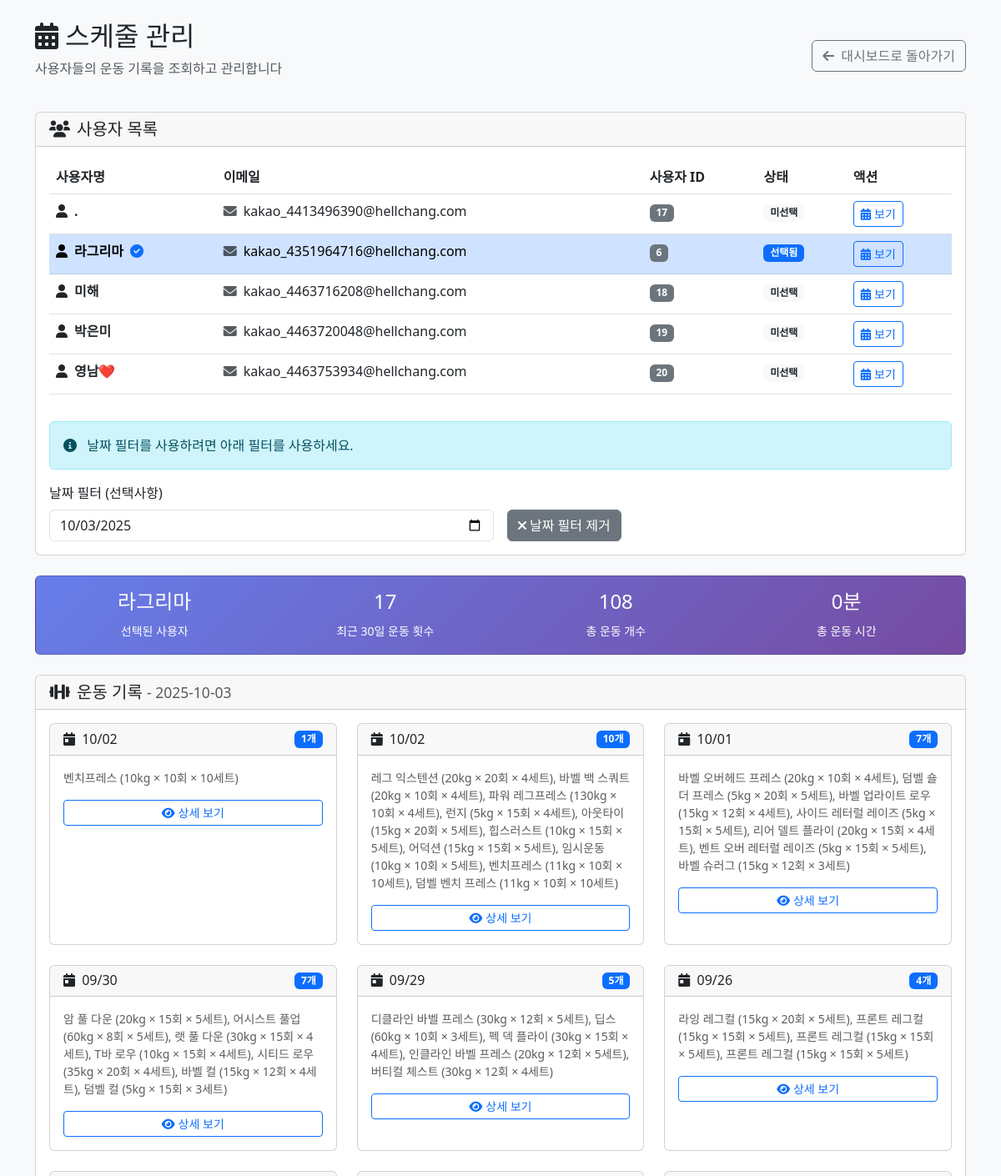
The app's page /admin/schedule_management.php?user_id=6 (signed in, upper part), older data.
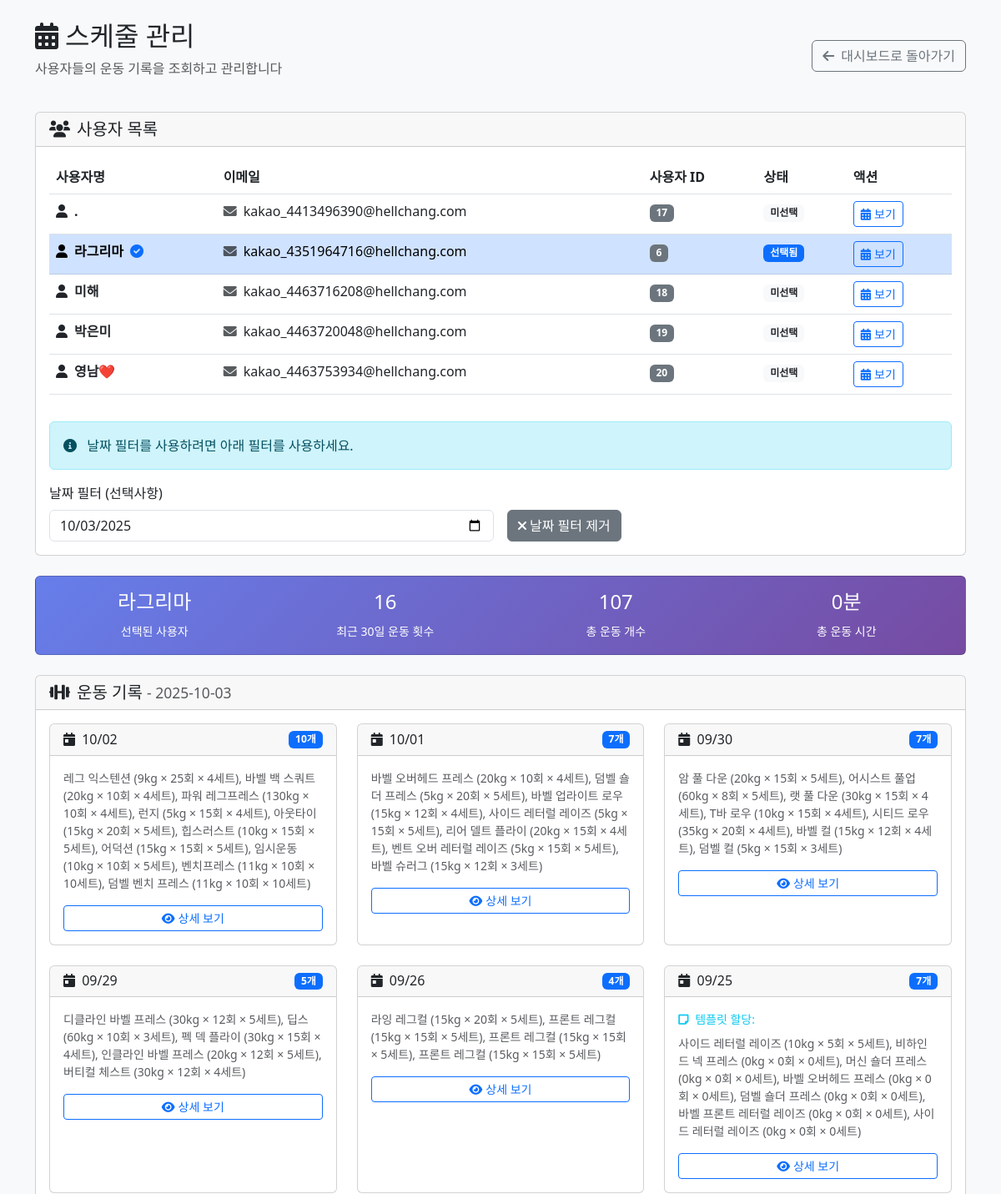
The same page, newer data.
### tables this page shows
CREATE TABLE IF NOT EXISTS `users` (
  `id` int(11) NOT NULL AUTO_INCREMENT,
  `kakao_id` bigint(20) DEFAULT NULL,
  `username` varchar(100) NOT NULL,
  `email` varchar(255) DEFAULT NULL,
  `profile_image` varchar(500) DEFAULT NULL,
  `created_at` timestamp NULL DEFAULT current_timestamp(),
  `updated_at` timestamp NULL DEFAULT current_timestamp() ON UPDATE current_timestamp(),
  `is_active` tinyint(1) NOT NULL DEFAULT 1,
  `password` varchar(255) DEFAULT NULL,
  PRIMARY KEY (`id`) USING BTREE,
  UNIQUE KEY `email` (`email`) USING BTREE,
  UNIQUE KEY `kakao_id` (`kakao_id`) USING BTREE,
  KEY `idx_users_kakao_id` (`kakao_id`) USING BTREE
);

CREATE TABLE IF NOT EXISTS `m_workout_session` (
  `session_id` bigint(20) NOT NULL AUTO_INCREMENT,
  `user_id` bigint(20) NOT NULL,
  `workout_date` date NOT NULL,
  `note` varchar(255) DEFAULT NULL,
  `duration` decimal(6,2) DEFAULT NULL COMMENT '운동 시간(분)',
  `start_time` datetime DEFAULT NULL COMMENT '운동 시작시간',
  `end_time` datetime DEFAULT NULL COMMENT '운동 종료시간',
  PRIMARY KEY (`session_id`)
);

### admin/schedule_management.php (the view, shortened to what the changed rows need)
<?php
$pdo = getDB();
$stmt = $pdo->prepare('SELECT id, username, email FROM users WHERE is_active = 1 ORDER BY username ASC');
$stmt->execute();
$users = $stmt->fetchAll(PDO::FETCH_ASSOC);
$selected_user_id = isset($_GET['user_id']) ? (int)$_GET['user_id'] : null;
$selected_date = isset($_GET['date']) ? $_GET['date'] : date('Y-m-d');
$workoutSessions = [];
$selectedUser = null;
if ($selected_user_id) {
    $stmt = $pdo->prepare('SELECT id, username, email FROM users WHERE id = ?');
    $stmt->execute([$selected_user_id]);
    $selectedUser = $stmt->fetch(PDO::FETCH_ASSOC);
    $stmt = $pdo->prepare('
        SELECT
            ws.session_id,
            ws.workout_date,
            ws.note,
            ws.duration,
            ws.start_time,
            ws.end_time,
            COUNT(we.wx_id) as exercise_count,
            GROUP_CONCAT(
                CONCAT(
                    COALESCE(e.name_kr, we.original_exercise_name, "알 수 없음"),
                    " (", CAST(COALESCE(we.weight, 0) AS UNSIGNED), "kg × ", COALESCE(we.reps, 0), "회 × ", COALESCE(we.sets, 0), "세트)"
                )
                ORDER BY we.order_no SEPARATOR ", "
            ) as exercise_summary
        FROM m_workout_session ws
        LEFT JOIN m_workout_exercise we ON ws.session_id = we.session_id
        LEFT JOIN m_exercise e ON we.ex_id = e.ex_id
        WHERE ws.user_id = ?
        AND ws.workout_date >= DATE_SUB(CURDATE(), INTERVAL 30 DAY)
        GROUP BY ws.session_id, ws.workout_date, ws.note, ws.duration, ws.start_time, ws.end_time
        ORDER BY ws.workout_date DESC, ws.session_id DESC
    ');
    $stmt->execute([$selected_user_id]);
    $workoutSessions = $stmt->fetchAll(PDO::FETCH_ASSOC);
}
?>
<!DOCTYPE html>
<html lang="ko">
<head>
    <link href="https://cdn.jsdelivr.net/npm/bootstrap@5.3.0/dist/css/bootstrap.min.css" rel="stylesheet">
    <link href="https://cdnjs.cloudflare.com/ajax/libs/font-awesome/6.0.0/css/all.min.css" rel="stylesheet">
</head>
<body class="bg-light">
    <div class="container mt-4">
        <div class="row mb-4">
            <div class="col">
                <div class="d-flex justify-content-between align-items-center">
                    <div>
                        <h2><i class="fas fa-calendar-alt me-2"></i>스케줄 관리</h2>
                    </div>
                </div>
            </div>
        </div>
        <div class="row mb-4">
            <div class="col">
                <div class="card">
                    <div class="card-body">
                        <div class="table-responsive">
                            <table class="table table-hover">
                                <thead>
                                    <tr>
                                        <th>사용자명</th>
                                        <th>이메일</th>
                                        <th>사용자 ID</th>
                                        <th>상태</th>
                                        <th>액션</th>
                                    </tr>
                                </thead>
                                <tbody>
                                    <?php foreach ($users as $user): ?>
                                    <tr class="<?= $selected_user_id == $user['id'] ? 'table-primary' : '' ?>"
                                        style="cursor: pointer;"
                                        onclick="selectUser(<?= $user['id'] ?>)">
                                        <td>
                                            <div class="d-flex align-items-center">
                                                <i class="fas fa-user me-2"></i>
                                                <strong><?= htmlspecialchars($user['username']) ?></strong>
                                                <?php if ($selected_user_id == $user['id']): ?>
                                                <i class="fas fa-check-circle text-primary ms-2"></i>
                                                <?php endif; ?>
                                            </div>
                                        </td>
                                        <td>
                                            <?php if ($user['email']): ?>
                                            <i class="fas fa-envelope me-1 text-muted"></i>
                                            <?= htmlspecialchars($user['email']) ?>
                                            <?php else: ?>
                                            <span class="text-muted">-</span>
                                            <?php endif; ?>
                                        </td>
                                        <td>
                                            <span class="badge bg-secondary"><?= $user['id'] ?></span>
                                        </td>
                                        <td>
                                            <?php if ($selected_user_id == $user['id']): ?>
                                            <span class="badge bg-primary">선택됨</span>
                                            <?php else: ?>
                                            <span class="badge bg-light text-dark">미선택</span>
                                            <?php endif; ?>
                                        </td>
                                        <td>
                                            <button class="btn btn-outline-primary btn-sm"
                                                    onclick="event.stopPropagation(); viewUserSchedule(<?= $user['id'] ?>)">
                                                <i class="fas fa-calendar-alt me-1"></i>보기
                                            </button>
                                        </td>
                                    </tr>
                                    <?php endforeach; ?>
                                </tbody>
                            </table>
                        </div>
                    </div>
                </div>
            </div>
        </div>
        <?php if ($selectedUser): ?>
        <div class="row mb-4">
            <div class="col">
                <div class="card stats-card">
                    <div class="card-body">
                        <div class="row text-center">
                            <div class="col-md-3">
                                <h4><?= htmlspecialchars($selectedUser['username']) ?></h4>
                                <small>선택된 사용자</small>
                            </div>
                            <div class="col-md-3">
                                <h4><?= count($workoutSessions) ?></h4>
                                <small>최근 30일 운동 횟수</small>
                            </div>
                            <div class="col-md-3">
                                <h4>
                                    <?php
                                    $totalExercises = 0;
                                    foreach ($workoutSessions as $session) {
                                        $totalExercises += $session['exercise_count'];
                                    }
                                    echo $totalExercises;
                                    ?>
                                </h4>
                                <small>총 운동 개수</small>
                            </div>
                            <div class="col-md-3">
                                <h4>
                                    <?php
                                    $totalDuration = 0;
                                    foreach ($workoutSessions as $session) {
                                        $totalDuration += $session['duration'] ?: 0;
                                    }
                                    echo round($totalDuration) . '분';
                                    ?>
                                </h4>
                                <small>총 운동 시간</small>
                            </div>
                        </div>
                    </div>
                </div>
            </div>
        </div>
        <div class="row">
            <div class="col">
                <div class="card">
                    <div class="card-header">
                        <h5 class="mb-0">
                            <i class="fas fa-dumbbell me-2"></i>운동 기록
                            <?php if ($selected_date): ?>
                            <small class="text-muted">- <?= $selected_date ?></small>
                            <?php endif; ?>
                        </h5>
                    </div>
                    <div class="card-body">
                        <?php if (empty($workoutSessions)): ?>
                        <div class="text-center py-5">
                            <i class="fas fa-calendar-times fa-3x text-muted mb-3"></i>
                            <h5 class="text-muted">운동 기록이 없습니다</h5>
                            <p class="text-muted">이 사용자는 아직 운동을 기록하지 않았습니다.</p>
                        </div>
                        <?php else: ?>
                        <div class="row">
                            <?php foreach ($workoutSessions as $session): ?>
                            <div class="col-md-6 col-lg-4 mb-4">
                                <div class="card session-card h-100">
                                    <div class="card-header">
                                        <div class="d-flex justify-content-between align-items-center">
                                            <h6 class="mb-0">
                                                <i class="fas fa-calendar-day me-1"></i>
                                                <?= date('m/d', strtotime($session['workout_date'])) ?>
                                            </h6>
                                            <span class="badge bg-primary"><?= $session['exercise_count'] ?>개</span>
                                        </div>
                                    </div>
                                    <div class="card-body">
                                        <?php if ($session['note']): ?>
                                        <p class="text-info small mb-2">
                                            <i class="fas fa-sticky-note me-1"></i>
                                            <?= htmlspecialchars($session['note']) ?>
                                        </p>
                                        <?php endif; ?>
                                        <p class="text-muted small mb-3">
                                            <?= htmlspecialchars($session['exercise_summary']) ?>
                                        </p>
                                        <div class="d-grid">
                                            <button class="btn btn-outline-primary btn-sm"
                                                    onclick="viewSessionDetails(<?= $session['session_id'] ?>)">
                                                <i class="fas fa-eye me-1"></i>상세 보기
                                            </button>
                                        </div>
                                    </div>
                                </div>
                            </div>
                            <?php endforeach; ?>
                        </div>
                        <?php endif; ?>
                    </div>
                </div>
            </div>
        </div>
        <?php endif; ?>
    </div>
</body>
</html>

Row changes from the older to the newer data that the page shows:
removed m_workout_session: workout_date "10/02", exercise_count "1", exercise_summary "벤치프레스 (10kg × 10회 × 10세트)"
computed for m_workout_session (number 1 of 6 on the later page): exercise_summary "레그 익스텐션 (20kg × 20회 × 4세트), 바벨 백…" → "레그 익스텐션 (9kg × 25회 × 4세트), 바벨 백…"
now on this page (row unchanged): m_workout_session: workout_date "09/25", exercise_count "7", note "템플릿 할당:", exercise_summary "사이드 레터럴 레이즈 (10kg × 5회 × 5세트), 비하인드 넥 프레스 (0kg × 0회 × 0세트), 머신 숄더 프레스 (0kg × 0회 × 0세트), 바벨 오버헤드 프레스 (0kg × 0회 × 0세트), 덤벨 숄더 프레스 (0kg × 0회 × 0세트), 바벨 프론트 레터럴 레이즈 (0kg × 0회 × 0세트), 사이드 레터럴 레이즈 (0kg × 0회 × 0세트)"
Text that changed along with them:
count($workoutSessions): "17" → "16"
$totalExercises: "108" → "107"
